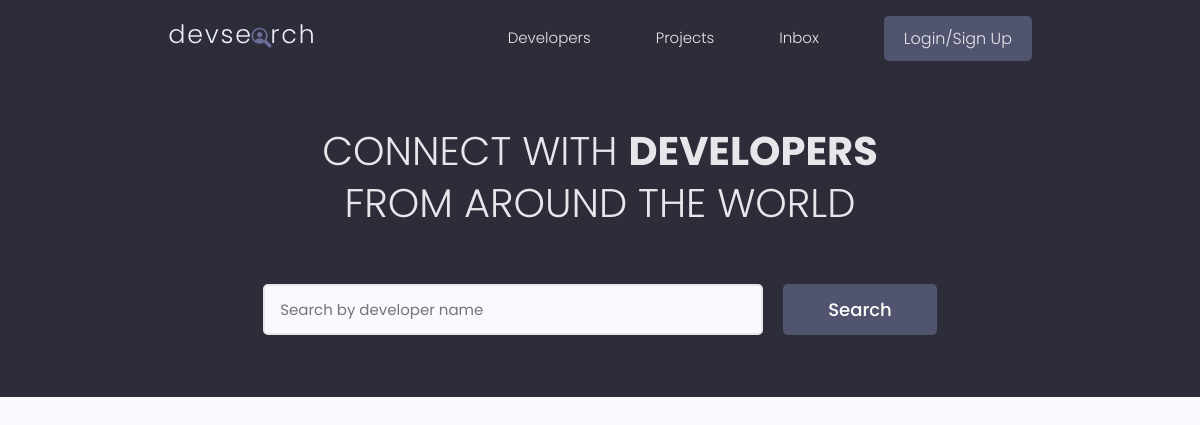
The app's page /, older data.
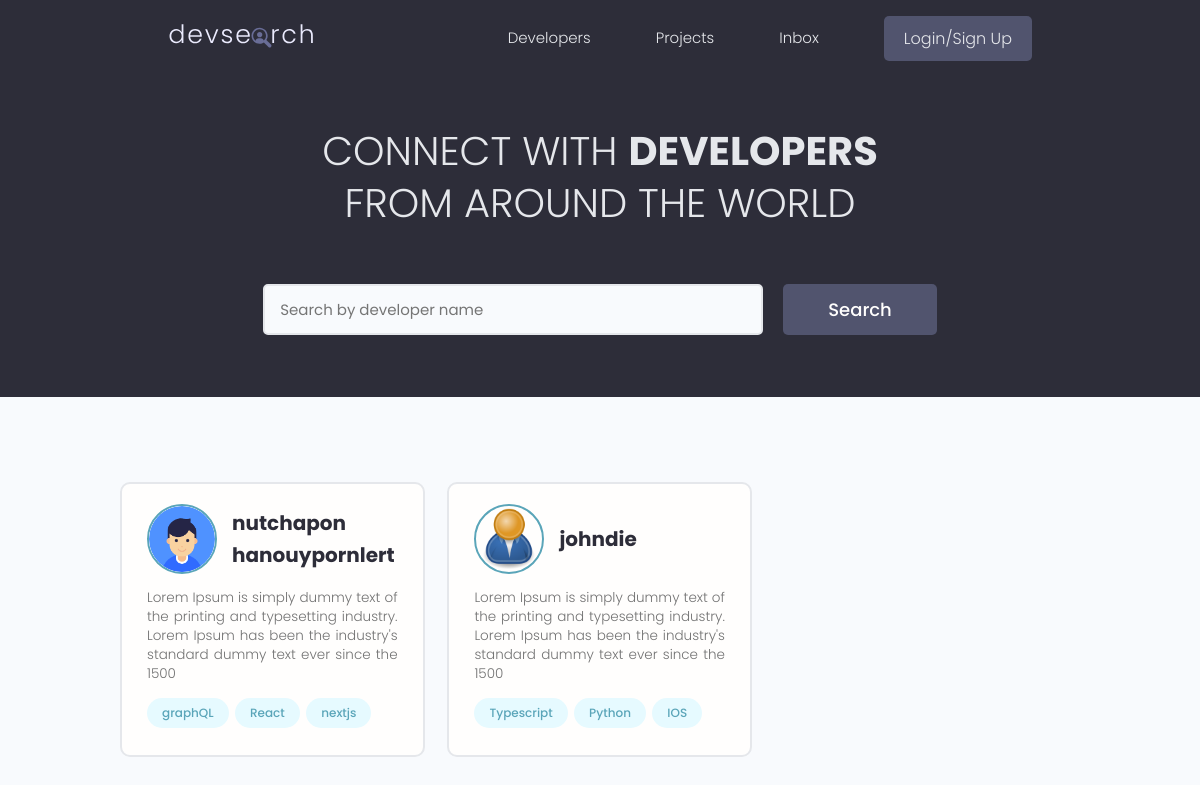
The same page, newer data.
### users/models.py (models this page shows, shortened)
class Profile(models.Model):
    user = models.OneToOneField(User, on_delete=models.CASCADE, null=True, blank=True)
    name = models.CharField(max_length=200, null=True, blank=True)
    username = models.CharField(max_length=200, null=True, blank=True)
    location = models.CharField(max_length=200, null=True, blank=True)
    email = models.EmailField(max_length=500, blank=True, null=True)
    short_intro =  models.CharField(max_length=200, null=True, blank=True)
    bio = models.TextField(null=True, blank=True)
    profile_image = models.ImageField(null=True, blank=True, upload_to='profiles/', default='profiles/user-default.png')
    social_github = models.CharField(max_length=200, null=True, blank=True)
    social_twitter = models.CharField(max_length=200, null=True, blank=True)
    social_linkedin = models.CharField(max_length=200, null=True, blank=True)
    social_youtube = models.CharField(max_length=200, null=True, blank=True)
    social_website = models.CharField(max_length=200, null=True, blank=True)
    created = models.DateTimeField(auto_now_add=True)
    id = models.UUIDField(
        default=uuid.uuid4,
        unique=True,
        primary_key=True,
        editable=False
    )

class Skill(models.Model):
    owner = models.ForeignKey(Profile, on_delete=models.CASCADE, null=True, blank=True)
    name = models.CharField(max_length=200, null=True, blank=True)
    description = models.TextField(null=True, blank=True)
    created = models.DateTimeField(auto_now_add=True)
    id = models.UUIDField(
        default=uuid.uuid4,
        unique=True,
        primary_key=True,
        editable=False
    )
    def __str__(self):
        return str(self.name)

### users/views.py (the view)
# urls.py: path('', views.profiles, name='profiles'),
def profiles(request):
    profiles = Profile.objects.all()
    context = {
        'profiles': profiles
    }
    return render(request, 'users/profiles.html', context)

### users/templates/users/profiles.html (shortened to what this page needs)
{% extends 'main.html' %} {% block content %}
<main class="home">
    <section class="hero-section text-center">
        <div class="container container--narrow">
            <div class="hero-section__box">
                <h2>CONNECT WITH <span>DEVELOPERS</span></h2>
                <h2>FROM AROUND THE WORLD</h2>
            </div>
            <div class="hero-section__search">
                <form class="form" action="#" method="get">
                    <div class="form__field">
                        <input
                            class="input input--text"
                            id="formInput#search"
                            type="text"
                            name="text"
                            placeholder="Search by developer name"
                        />
                    </div>
                    <input
                        class="btn btn--sub btn--lg"
                        type="submit"
                        value="Search"
                    />
                </form>
            </div>
        </div>
    </section>
    <section class="devlist">
        <div class="container">
            <div class="grid grid--three">
                {% for profile in profiles %}
                <div class="column card">
                    <div class="dev">
                        <a
                            href="{% url 'user-profile' profile.id %}"
                            class="card__body"
                        >
                            <div class="dev__profile">
                                <img
                                    class="avatar avatar--md"
                                    src="{{ profile.profile_image.url }}"
                                    alt="image"
                                />
                                <div class="dev__meta">
                                    <h3>{{ profile.name }}</h3>
                                </div>
                            </div>
                            <p class="dev__info">
                                {{ profile.bio|slice:"150" }}
                            </p>
                            <div class="dev__skills">
                                {% for skill in profile.skill_set.all %}
                                <span class="tag tag--pill tag--main">
                                    <small>{{ skill }}</small>
                                </span>
                                {% endfor %}
                            </div>
                        </a>
                    </div>
                </div>
                {% endfor %}
            </div>
        </div>
    </section>
</main>
{% endblock content %}

### templates/main.html (shortened to what this page needs)
<!DOCTYPE html>
{% load static %}
<html lang="en">
    <head>
        <link
            rel="stylesheet"
            href="https://cdn.iconmonstr.com/1.3.0/css/iconmonstr-iconic-font.min.css"
        />
        <link rel="stylesheet" href="{% static 'uikit/styles/uikit.css' %}" />
        <link rel="stylesheet" href="{% static 'styles/app.css' %}" />
    </head>
    <body>
        {% include 'navbar.html' %}  {% block content %} {% endblock content %}
    </body>
</html>

### templates/navbar.html (shortened to what this page needs)
{% load static %}
<header class="header">
    <div class="container container--narrow">
        <a href="{% url 'profiles' %}" class="header__logo">
            <img src="{% static 'images/logo.svg' %}" alt="DevSearch Logo" />
        </a>
        <nav class="header__nav">
            <ul class="header__menu">
                <li class="header__menuItem">
                    <a href="{% url 'profiles' %}">Developers</a>
                </li>
                <li class="header__menuItem">
                    <a href="{% url 'projects' %}">Projects</a>
                </li>
                <li class="header__menuItem"><a href="">Inbox</a></li>
                {% if request.user.is_authenticated %}
                <li class="header__menuItem">
                    <a href="{% url 'account' %}">Account</a>
                </li>
                <li class="header__menuItem">
                    <a href="{% url 'logout' %}" class="btn btn--sub">Logout</a>
                </li>
                {% else %}
                <li class="header__menuItem">
                    <a href="{% url 'login' %}" class="btn btn--sub"
                        >Login/Sign Up</a
                    >
                </li>
                {% endif %}
            </ul>
        </nav>
    </div>
</header>

### static/styles/app.css (style rules this page uses)
:root { --color-sub: #2d2d39; }
.btn--sub { background-color: var(--color-sub-light); }
.card { border: 2px solid var(--color-light); }
img { width: 100%; }
.header { position: sticky; z-index: 111; background-color: var(--color-sub); padding: 1.5rem 0; }
.header > .container { display: flex; justify-content: space-between; align-items: center; }
.header__logo > img { height: 3.8rem; }
.header__nav > ul { display: inline-flex; align-items: center; list-style: none; gap: 6.5rem; }
.header__menuItem > a { color: var(--color-light); font-weight: 300; }
.hero-section { height: 40vh; display: flex; align-items: center; background-color: var(--color-sub); }
.hero-section__box { margin-bottom: 4rem; }
.hero-section__box > h2, .hero-section__box > h2 > span { font-size: 4rem; color: var(--color-light); line-height: 1.3; text-transform: uppercase; }
.hero-section__box > h2 { font-weight: 300; }
.hero-section__box > h2 > span { font-weight: 700; }
.hero-section__search > .form { display: flex; align-items: center; justify-content: center; gap: 2rem; }
.hero-section__search > .form input.input--text { width: 50rem; }
.devlist { margin-top: 8rem; }
.devlist .grid { align-items: stretch; }
.devlist .dev .dev__profile { display: flex; align-items: center; gap: 1.5rem; }
.devlist .dev .dev__meta h3 { color: var(--color-sub); font-size: 2rem; font-weight: 700; }
.devlist .dev .dev__info { margin: 1.5rem 0; font-size: 1.35rem; line-height: 1.4; text-align: justify; }

### static/uikit/styles/modules/_variables.css (style rules this page uses)
:root { --color-main: #5aa5b9; --color-main-light: #e6faff; --color-sub: #3f4156; --color-sub-light: #51546e; --color-sub-lighter: #ededfd; --color-text: #737373; --color-gray: #8b8b8b; --color-light: #e5e7eb; --color-light-gray: #767676; --color-bg: #f8fafd; --color-white: #fffefd; --color-white-light: #f3f3f3; --color-success: #359e64; --color-success-bg: #def8e8; --color-error: #fc4b0b; --color-error-bg: #fff2ee; --font-base: 'Poppins', arial, helvetica, 'Segoe UI', roboto, ubuntu, sans-serif; --font-monospace: 'Fira Code', 'Courier New', courier, monospace; --font-regular: 300; --font-medium: 500; --font-bold: 700; --generic-shadow: 1px 1px 5px #00000010; --generic-transition: all 0.3s ease-in-out; }

### static/uikit/styles/modules/_base.css (style rules this page uses)
* { margin: 0; padding: 0; box-sizing: border-box; text-rendering: optimizeLegibility; color: inherit; font-size: inherit; }
html { font-size: 50%; }
@media only screen and (min-width: 480px) { html { font-size: 56.25%; } }
@media only screen and (min-width: 1200px) { html { font-size: 62.5%; } }
body { line-height: 1.6; font-weight: 400; font-size: 1.5rem; color: var(--color-text); background-color: var(--color-bg); min-height: 100vh; }

### static/uikit/styles/modules/_typography.css (style rules this page uses)
* { font-family: var(--font-base); }
h2 { font-size: 3.6rem; font-weight: var(--font-bold); }
h3 { font-size: 3.2rem; font-weight: var(--font-medium); }
p, span, strong { font-size: 1.6rem; color: var(--color-text); font-weight: var(--font-regular); }
a { padding-bottom: 2px; text-decoration: none; display: inline-block; color: var(--color-main); font-weight: var(--font-medium); }

### static/uikit/styles/modules/_utilities.css (style rules this page uses)
.container { width: 92%; max-width: 165rem; margin: 0 auto; box-sizing: border-box; }
.container--narrow { width: 92%; max-width: 120rem; }
@media screen and (min-width: 1000px) { .container { width: 90%; } }
@media screen and (min-width: 1000px) { .container--narrow { width: 85%; } }
@media screen and (min-width: 1200px) { .container { width: 80%; } }
@media screen and (min-width: 1200px) { .container--narrow { width: 72%; } }
.text-center { text-align: center; }

### static/uikit/styles/modules/_avatar.css (style rules this page uses)
.avatar { border-radius: 50%; border: 2px solid var(--color-main); object-fit: cover; }
.avatar--md { height: 7rem; width: 7rem; }

### static/uikit/styles/modules/_button.css (style rules this page uses)
.btn { display: inline-block; position: relative; cursor: pointer; background-color: var(--color-light); font-weight: var(--font-medium); color: var(--color-sub); text-decoration: none; padding: 1rem 2rem; border-radius: 0.5rem; border: none; width: -webkit-fit-content; width: -moz-fit-content; width: fit-content; height: -webkit-fit-content; height: -moz-fit-content; height: fit-content; font-size: 1.6rem; outline-width: 0; outline-color: transparent; -webkit-backface-visibility: hidden; backface-visibility: hidden; transition: all 0.3s ease-in-out; }
.btn--sub { background-color: var(--color-sub); color: var(--color-white); }
.btn--lg { font-size: 1.8rem; padding: 1.2rem 4.5rem; }

Row changes from the older to the newer data that the page shows:
added Profile: profile_image (picture), name "nutchapon hanouypornlert", bio "Lorem Ipsum is simply dummy text of the printing and typesetting industry. Lorem Ipsum has been the industry's standard dummy text ever since the 1500"
added Skill: name "graphQL", shown under "nutchapon hanouypornlert"
added Skill: name "React", shown under "nutchapon hanouypornlert"
added Skill: name "nextjs", shown under "nutchapon hanouypornlert"
added Profile: profile_image (placeholder picture), name "johndie", bio "Lorem Ipsum is simply dummy text of the printing and typesetting industry. Lorem Ipsum has been the industry's standard dummy text ever since the 1500"
added Skill: name "Typescript", shown under "johndie"
added Skill: name "Python", shown under "johndie"
added Skill: name "IOS", shown under "johndie"
